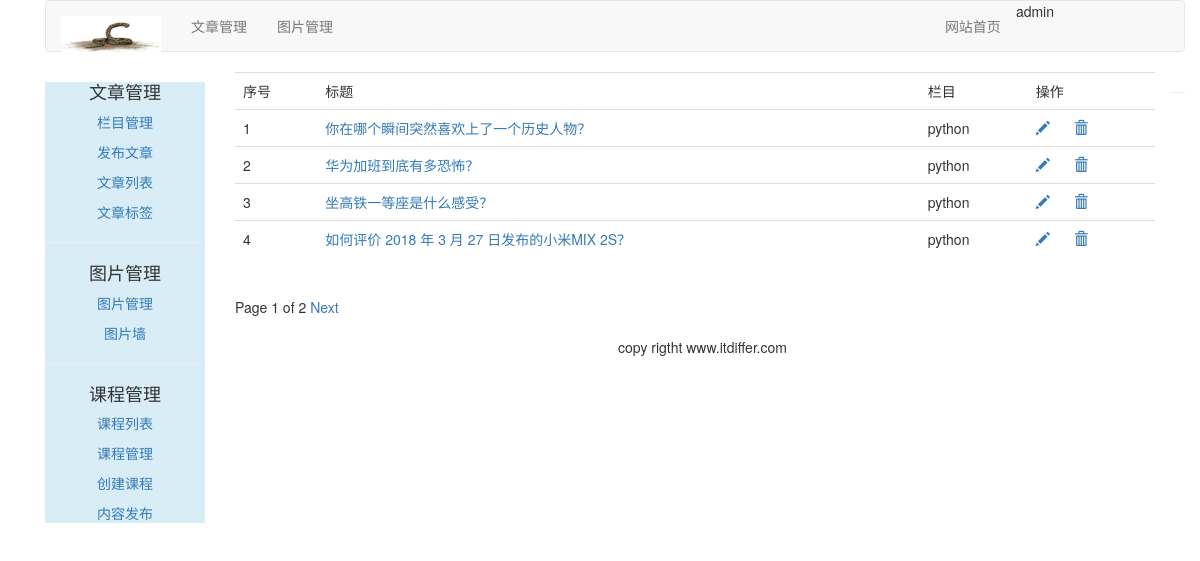
/article/article_list/ (signed in), run on an earlier commit of the app's database.
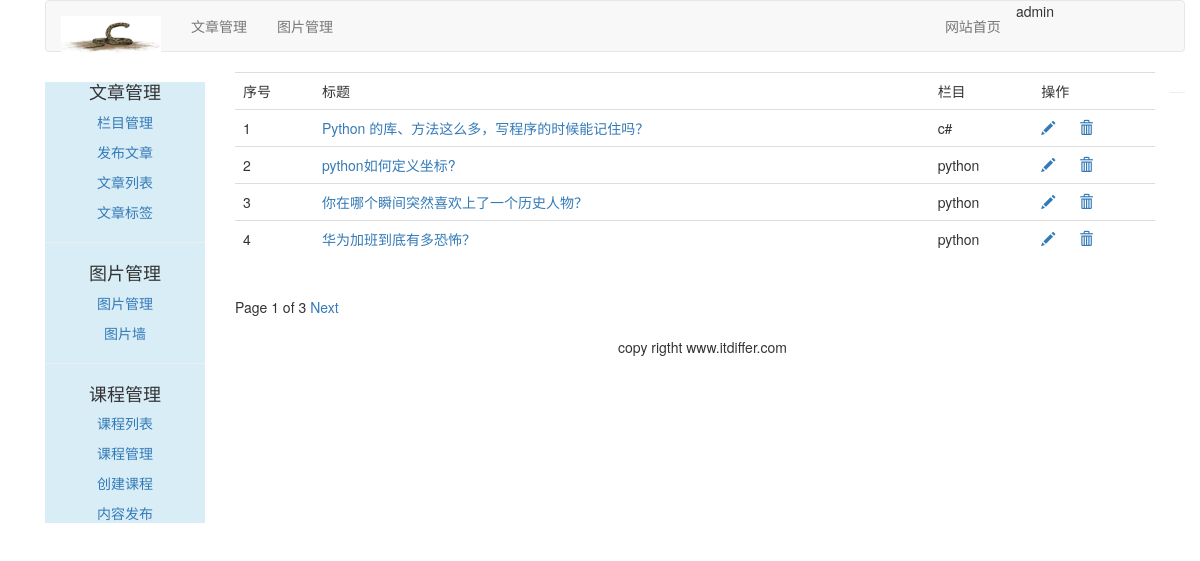
And on a later commit of the database.
### article/models.py (models this page shows, shortened)
class ArticlePost(models.Model):
    author = models.ForeignKey(User, related_name="article", on_delete=models.CASCADE)
    title = models.CharField(max_length=200)
    slug = models.SlugField(max_length=500)
    column = models.ForeignKey(ArticleColumn, related_name='article_column', on_delete=models.CASCADE)
    body = models.TextField()
    created = models.DateTimeField(default=timezone.now())
    updated = models.DateTimeField(auto_now=True)
    user_like = models.ManyToManyField(User, related_name='article_like', blank=True)
    article_tag = models.ManyToManyField(ArticleTag, related_name='article_tag')
    class Meta:
        ordering = ('title',)
        index_together = (('id', 'slug'),)  # 对这两个字段建立索引
    def get_absolute_url(self):
        return reverse('article:article_detail', args=[self.id, self.slug])

class ArticleColumn(models.Model):
    user = models.ForeignKey(User, related_name='article_column', on_delete=models.CASCADE)
    column = models.CharField(max_length=200)
    created = models.DateField(auto_created=True)
    def __str__(self):
        return self.column

### article/views.py (the view)
@login_required(login_url='/account/login/')
@csrf_exempt
def article_list(request):
    articles_list = ArticlePost.objects.filter(author=request.user)
    paginator = Paginator(articles_list, 4)
    page = request.GET.get('page')
    try:
        current_page = paginator.page(page)
        articles = current_page.object_list
    except PageNotAnInteger:
        current_page = Paginator.page(self=paginator, number=1)
        articles = current_page.object_list
    except EmptyPage:
        current_page = paginator.page(paginator.num_pages)
        articles = current_page.object_list
    return render(request, "article/column/article_list.html", {"articles": articles, "page": current_page})

### templates/article/column/article_list.html (shortened to what this page needs)
{% extends 'article/base.html' %}
{% load staticfiles %}
{% block content %}
    <div>
        <table class="table table-hover">
            <tr>
                <td>序号</td>
                <td>标题</td>
                <td>栏目</td>
                <td>操作</td>
            </tr>
            {% for article in articles %}
                <tr id="{{ article.id }}">
                    <td>{{ forloop.counter }}</td>
                    <td><a href="{{ article.get_absolute_url }}">{{ article.title }}</a></td>
                    <td>{{ article.column }}</td>
                    <td>
                        <a name="editor" href="{% url 'article:redit_article' article.id %}">
                            <span class="glyphicon glyphicon-pencil"></span>
                        </a>
                        <a name="delete" href="javascript:void(0)" onclick="del_article(this,{{ article.id }})">
                            <span class="glyphicon glyphicon-trash" style="margin-left: 20px"></span>
                        </a>
                    </td>
                </tr>
            {% endfor %}
        </table>
        {% include 'article/paginator.html' %}
    </div>
{% endblock %}

What changed in the data, as far as the page shows it:
no longer on this page (row unchanged): ArticlePost: title "坐高铁一等座是什么感受？", column "python"
no longer on this page (row unchanged): ArticlePost: title "如何评价 2018 年 3 月 27 日发布的小米MIX 2S？", column "python"
added ArticlePost: title "Python 的库、方法这么多，写程序的时候能记住吗？", column "c#"
added ArticlePost: title "python如何定义坐标?", column "python"
Also different on the page:
{{ page.paginator.num_pages }}: "2" → "3"
